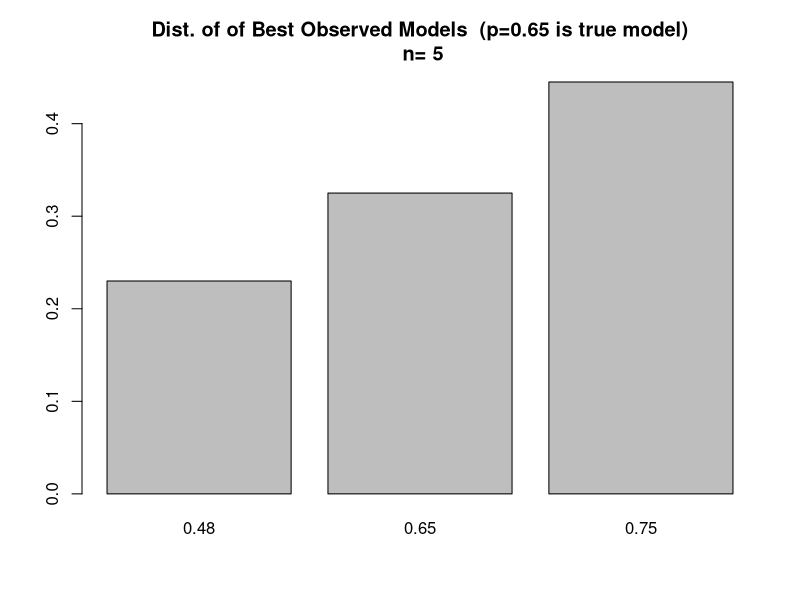
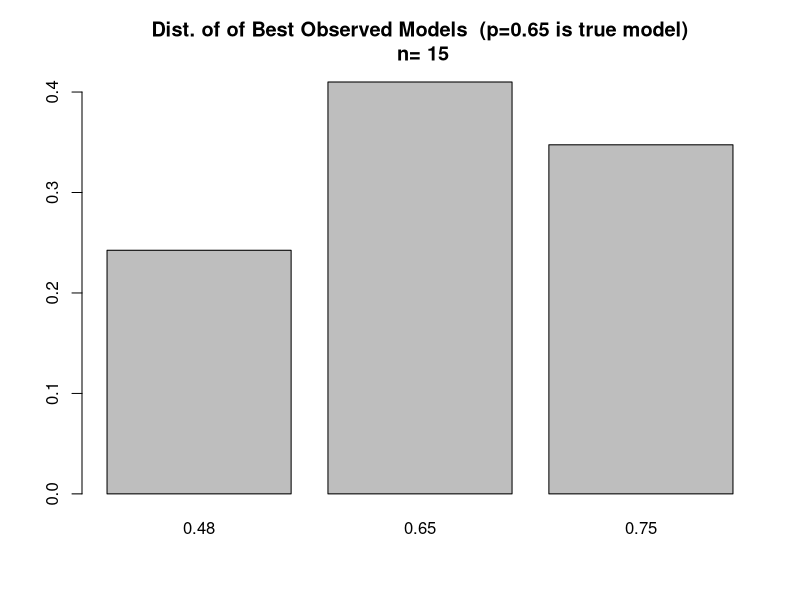
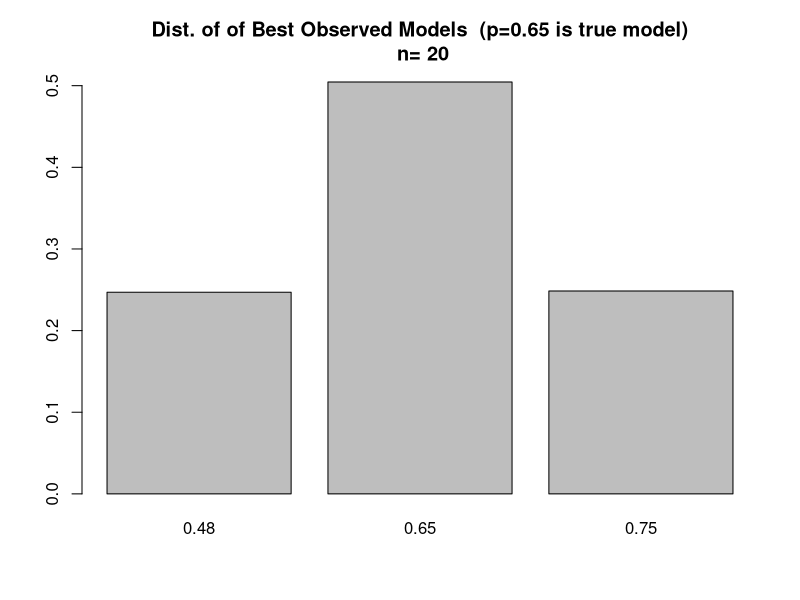
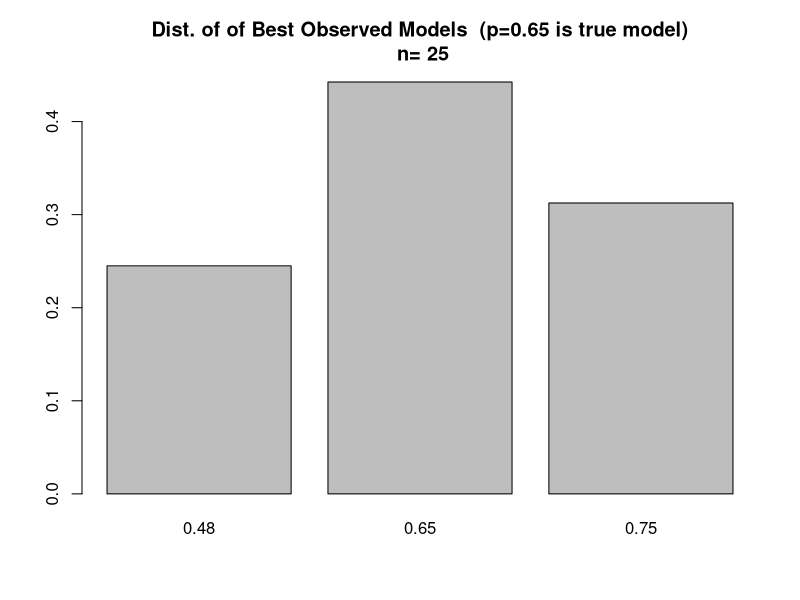
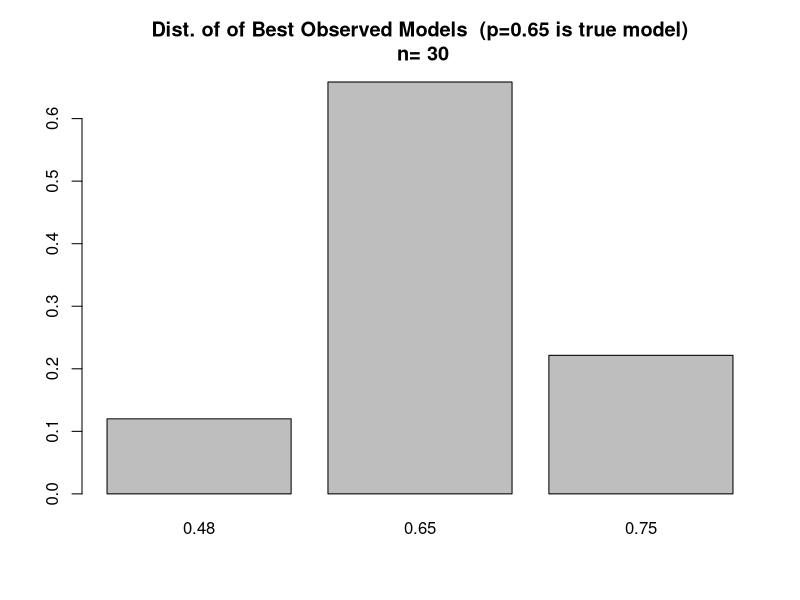
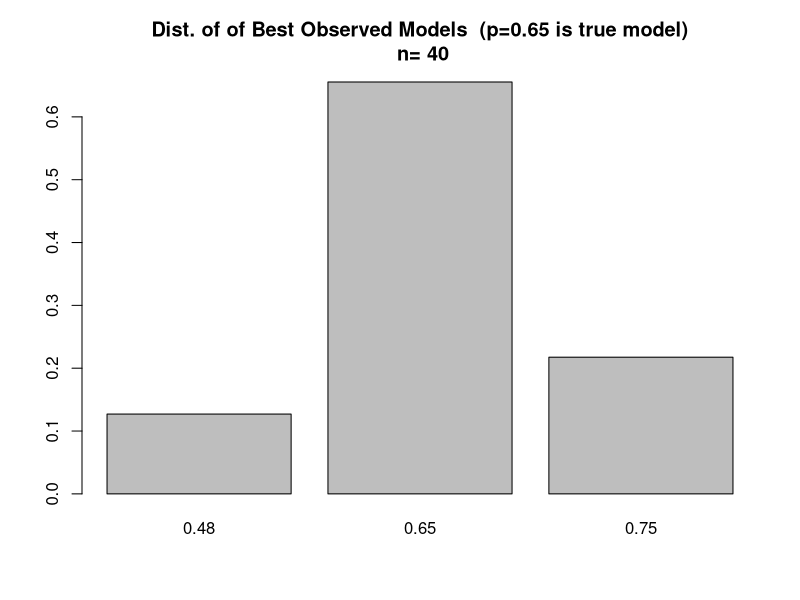
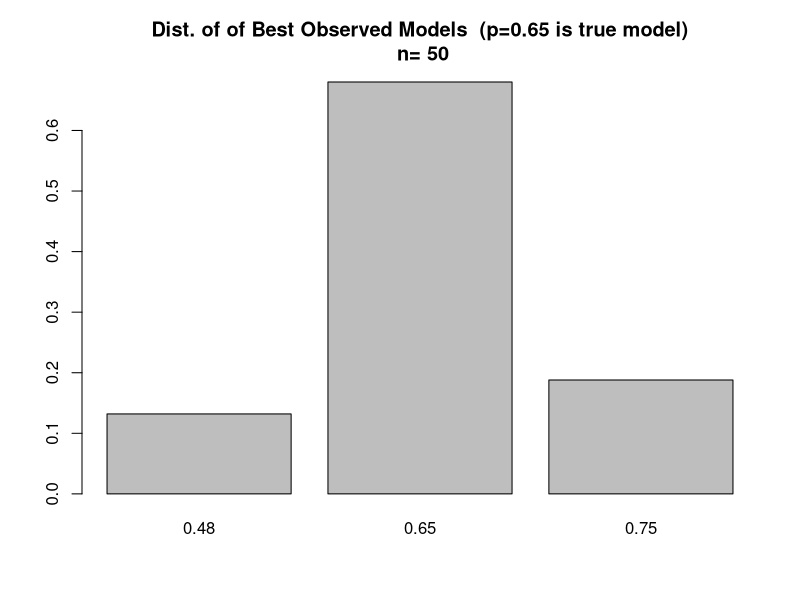
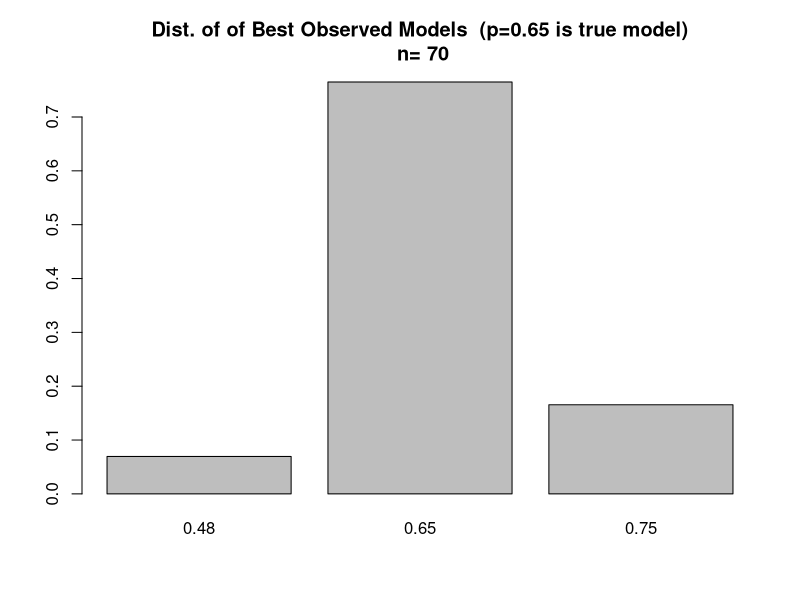

Write R code to recreate these figures, in order. (Note: a time limit stopped this script after it produced the figures.)
#####################################################################
#                       Description
#####################################################################

# This script assesses asymptotic error probabilities for ECIC
# for a model set of three Bernoulli distributions with parameters
# 0.48,0.65, and 0.75
# We simulate 3 scenarios:
# Scenario #1: The true probability distribution is a Bernoulli 
# distribution with p=0.65
# Scenario #2: The true probability distribution is a Bernoulli
# distribution with p=0.68
# The purpose of this simulation study is to hopefully demonstrate that
# both the type 1 error rate (false positive rate) remains less than 
# or equal to a pre-specified value for all selected sample sizes and
# asymptotically approaches zero for both scenario #1 (true model 
# exists in the model set) and scenario #2 (true model does not 
# exist in the model set)
# Note that we will use a simplified version of ECIC since we will
# take the parameters for each model to be fixed and
# thus do not need to undergo MLE estimation and correction as in the
# original algorithm

#####################################################################
#                       Functions
#####################################################################

# compute the log likelihood for a Bernoulli distribution 
LLBern <- function(dat,p)
{
  LL <- log(p)*sum(dat) + log(1-p)*sum(1-dat)
  return(LL)
}

# a general function for computing the DGOF
DGOFGenComp <- function(ICScores)
{
  DGOF <- min(ICScores)-min(ICScores[-which.min(ICScores)])
  return(DGOF)
}

# compute the difference in goodness of fit statistic for the DGOF simulation
# in step 4c of ECIC
DGOFSimComp <- function(ICScores,MbInd)
{
  DGOF <- ICScores[MbInd] - min(ICScores[-MbInd])
  return(DGOF)
}

#####################################################################
#                      Load Packages/Data Generation
#####################################################################

# store parameters for the model set 
M <- c(0.48,0.65,0.75)
# store the cardinality of the model set
MLen <- length(M)
# Create 2 lists of matrices that hold data generated from
# a Bernoulli distribution
# the first list will possess data generated from a Bernoulli distribution
# with p=0.65 and the second with p=0.68
# Each element of each list will correspond to different sample sizes (see ns below)
# store the true parameter for scenario #1 and scenario #2
truePS1 <- 0.65
truePS2 <- 0.68
# set different sample sizes
ns <- c(5,15,20,25,30,40,50,70,150)
# store the cardinality of the sample sizes
nsLen <- length(ns)
# set the number of draws for each sample size
noDraws <- 2000
datList1 <- list()
datList2 <- list()
set.seed(222)
for(i in 1:nsLen)
{
  tempN <- ns[i]
  # simulate for model set 1
  # draw from a Bernoulli dist with current n & p
  tempDraws <- rbinom(n=tempN*noDraws,size=1,prob=truePS1)
  # convert vector of draws into a matrix of multiple draws
  tempDraws <- matrix(data=tempDraws,nrow=tempN,ncol=noDraws)
  # store matrix as the draws that are each of sample size tempN
  datList1[[i]] <- tempDraws
  colnames(datList1[[i]]) <- paste("Draw",1:noDraws,sep="")
  # simulate for model set 2
  # draw from a Bernoulli dist with current n & p
  tempDraws <- rbinom(n=tempN*noDraws,size=1,prob=truePS2)
  # convert vector of draws into a matrix of multiple draws
  tempDraws <- matrix(data=tempDraws,nrow=tempN,ncol=noDraws)
  # store matrix as the draws that are each of sample size tempN 
  datList2[[i]] <- tempDraws
  colnames(datList2[[i]]) <- paste("Draw",1:noDraws,sep="")
}
# set names for datLists
names(datList1) <- paste("True p=0.65,n=",ns,sep="")
names(datList2) <- paste("True p=0.65,n=",ns,sep="")

#####################################################################
#                      Run Study for Scenario 1
#####################################################################

# ECIC step #1
# compute the IC under each model in the model set for each sample size
ICComps <- list()
for(i in 1:nsLen)
{
  # MLenXnoDraws matrix holding the IC value for the 3 models for each draw
  tempMat <- matrix(NA,nrow=MLen,ncol=noDraws)
  for(j in 1:MLen)
  {
    tempICs <- -1*apply(X=datList1[[i]],MARGIN=2,FUN=function(x) LLBern(x,p=M[j]))
    tempMat[j,] <- tempICs
  }
  ICComps[[i]] <- tempMat
  # columns are draws and rows are the IC evaluated under different parameter values
  rownames(ICComps[[i]]) <- paste("IC Under p=",M,sep="")
  colnames(ICComps[[i]]) <- paste("Draw",1:noDraws,sep="")
}
names(ICComps) <- paste("True p=0.65,Draws of n=",ns,sep="")

# ECIC step #2
# apply which.min(x) across each column of each matrix in the ICComps list 
# to determine the observed best models
# list of length nsLen of 3XnoDraws vectors in each element that holds the lowest 
# IC score for each draw of each sample size
MbList <- list()
for(i in 1:nsLen)
{
  MbList[[i]] <- apply(X=ICComps[[i]],MARGIN=2,FUN=function(x) M[which.min(x)])
}
names(MbList) <- paste("Draws of n=",ns,",Mbs",sep="")

# make barplots for the percentage of the time each model was chosen as best for each sample size
for(i in 1:nsLen)
{
  # get the frequencies of models selected as best
  tempTable <- table(MbList[[i]])
  barplot(tempTable/noDraws,main=paste("Dist. of of Best Observed Models  (p=0.65 is true model)\n n=",ns[i]))
}

# list to store the observed best DGOF for each draw of each sample size
obsDGOFs <- list() 
# ECIC step #3
# compute the observed DGOFs
for(i in 1:nsLen)
{
  # compute the observed DGOFs for each draw of each sample size
  obsDGOFs[[i]] <- apply(X=ICComps[[i]],MARGIN=2,FUN=function(x) DGOFGenComp(x))
}
names(obsDGOFs) <- paste("Draws of n=",ns,",Observed DGOFs",sep="")

# sample size for estimating the probability of choosing the observed best model under the assumption an
# alternative model is true
N1 <- 2000
# sample size for simulating the DGOF distribution under the assumption that an alternative model is true
N2 <- 4000
# pre-specified type 1 error rate
alpha <- 0.05

# compute data from simulated models in ECIC step #4 in 
# advance to ease computational burden
# simDat1List holds the datasets to estimate \hat{\pi_i}=P_i(g(F)=M_b)
# simDat2List holds the datasets to estimate the DGOF distributions \Delta f_i
simDat1List <- list()
simDat2List <- list()
# initialize the above lists' elements as lists
for(i in 1:nsLen)
{
  simDat1List[[i]] <- list()
  simDat2List[[i]] <- list()
}

set.seed(19)
# simulate data for each sample size and probability in the model set
for(i in 1:nsLen) # i indexes sample sizes,
{
  tempN <- ns[i]
  for(j in 1:MLen) #  j indexes the assumed true probability
  {
    simDat1List[[i]][[j]] <- rbinom(n=tempN*N1,size=1,prob=M[j])
    simDat1List[[i]][[j]] <- matrix(data=simDat1List[[i]][[j]],nrow=tempN,ncol=N1)
    colnames(simDat1List[[i]][[j]]) <- paste("Draw",1:N1,sep="")
    simDat2List[[i]][[j]] <- rbinom(n=tempN*N2,size=1,prob=M[j])
    simDat2List[[i]][[j]] <- matrix(data=simDat2List[[i]][[j]],nrow=tempN,ncol=N2)
    colnames(simDat2List[[i]][[j]]) <- paste("Draw",1:N2,sep="")
  }
  names(simDat1List[[i]]) <- paste("True p=",M,sep="")
  names(simDat2List[[i]]) <- paste("True p=",M,sep="")
}
names(simDat1List) <- paste("Draws of n=",ns)
names(simDat2List) <- paste("Draws of n=",ns)

# each element in these lists will hold matrices of the -LL's under the 
# probabilities in the model sets for all draws of each sample size and 
# generating probability
ICsSimDat1 <- list()
ICsSimDat2 <- list()
# initialize the above lists' elements as lists 
for(i in 1:nsLen)
{
  ICsSimDat1[[i]] <- list()
  ICsSimDat2[[i]] <- list()
}

for(i in 1:nsLen) # i indexes sample sizes
{
  tempN <- ns[i]
  for(j in 1:MLen) # j indexes the assumed true probability 
  {
    # MLenXN1 matrix to store -LL's 
    tempMat1 <- matrix(NA,nrow=MLen,ncol=N1)
    colnames(tempMat1) <- paste("Draw",1:N1,sep="")
    # MLenXN2 matrix to store -LL's 
    tempMat2 <- matrix(NA,nrow=MLen,ncol=N2)
    colnames(tempMat2) <- paste("Draw",1:N2,sep="")
    tempDraws1 <- simDat1List[[i]][[j]] 
    tempDraws2 <- simDat2List[[i]][[j]] 
    for(k in 1:MLen) # compute -LL's under different parameters in the model set
    {
      tempICs1 <- -1*apply(X=tempDraws1,MARGIN=2,FUN=function(x) LLBern(x,p=M[k]))
      tempICs2 <- -1*apply(X=tempDraws2,MARGIN=2,FUN=function(x) LLBern(x,p=M[k]))
      tempMat1[k,] <- tempICs1
      tempMat2[k,] <- tempICs2
    }
    ICsSimDat1[[i]][[j]] <- tempMat1
    ICsSimDat2[[i]][[j]] <- tempMat2
    rownames(ICsSimDat1[[i]][[j]]) <- paste("-LL Under p=",M,sep="")
    rownames(ICsSimDat2[[i]][[j]]) <- paste("-LL Under p=",M,sep="")
  }
  names(ICsSimDat1[[i]]) <- paste("True p=",M,sep="")
  names(ICsSimDat2[[i]]) <- paste("True p=",M,sep="")
}
names(ICsSimDat1) <- paste("Draws of n=",ns,sep="")
names(ICsSimDat2) <- paste("Draws of n=",ns,sep="")

# determine the models with the minimum IC for each set of draws
minICList <- list()
for(i in 1:nsLen)
{
  minICList[[i]] <- list()
}

for(i in 1:nsLen) # i indexes sample size
{
  for(j in 1:MLen) # j indexes assumed true parameter
  {
    minICList[[i]][[j]] <- apply(ICsSimDat1[[i]][[j]],MARGIN=2,FUN=function(x) M[which.min(x)])
  }
  names(minICList[[i]]) <- paste("True p=",M,sep="")
}
names(minICList) <- paste("Draws of n=",ns,sep="")

# create a list of matrices that hold P_i(g(F)=M_b)
piHatList <- list()
for(i in 1:nsLen) # indexes the sample size
{
  tempMat <- matrix(data=NA,nrow=MLen,ncol=MLen)
  rownames(tempMat) <- paste("true p=",M,sep="")
  colnames(tempMat) <- paste("% of time p=",M," observed best ",sep="")
  for(j in 1:MLen) # indexes the true generating probability
  {
    for(k in 1:MLen) # indexes the times that the kth prob is selected as best
    {
      tempMat[j,k] <- sum(minICList[[i]][[j]]==M[k])/N1
    }
  }
  piHatList[[i]] <- tempMat
}
names(piHatList) <- paste("Draws of n=",ns,sep="")

# list to store the quantiles from alpha/P(Mb=M)
tauHatList <- list()
for(i in 1:nsLen)
{
  tauHatList[[i]] <- list()
}

for(i in 1:nsLen)
{
  tempMat <- piHatList[[i]]
  tempMat <- alpha/tempMat
  # if alpha/pi_hat >1, adjust the value down to 1
  tempMat[tempMat>1] <- 1
  colnames(tempMat) <- paste("tauth percentile using (p=",M," observed best) ",sep="")
  tauHatList[[i]] <- tempMat
}
names(tauHatList) <- paste("Draws of n=",ns,sep="")

# compute the DGOF distributions as in step 4c) of ECIC
DGOFList <- list()
for(i in 1:nsLen)
{
  DGOFList[[i]] <- list()
}

for(i in 1:nsLen) # index the sample size
{
  for(j in 1:MLen) # index the true generating probability 
  {
    tempDat <- ICsSimDat2[[i]][[j]]
    # matrix to store the DGOF distributions under the assumption that model k is
    # the observed best index
    tempMat <- matrix(NA,nrow=MLen,ncol=N2)
    colnames(tempMat) <- paste("Draw",1:N2,sep="")
    for(k in 1:MLen) #index the model assumed to be best
    {
      tempDGOFs <- apply(tempDat,MARGIN=2,FUN=function(x) DGOFSimComp(x,MbInd=k))
      tempMat[k,] <- tempDGOFs # store row as DGOF distribution
    }
    DGOFList[[i]][[j]] <- tempMat
    rownames(DGOFList[[i]][[j]]) <- paste("DGOFs,M_b=",M,sep="")
  }
  names(DGOFList[[i]]) <- paste("True p=",M,sep="")
}
names(DGOFList) <- paste("Draws of n=",ns,sep="")

# ECIC steps #4 and #5
# go through each of the alternative models, assume they are true, and compute quantiles
# i indexes sample size, j indexes models in the alternative set, and k indexes models in the full set
# list to store accept or reject decisions by sample size
aorRList <- list()
# list to store the decision thresholds
thresholds <- list()

for(i in 1:nsLen) # index sample size
{
  tempAorRVec <- rep(NA,noDraws)
  tempMatrix <- matrix(NA,nrow=noDraws,ncol=MLen-1) 
  for(j in 1:noDraws) #go through each draw for each sample size and perform ECIC
  {
    # identify the observed best model
    tempMbInd <- which(M==MbList[[i]][j])
    # identify the observed DGOF
    tempObsDGOF <- obsDGOFs[[i]][j]
    # identify the alternative models
    altModels <- M[-tempMbInd]
    tempDGOFQuantiles <- rep(NA,MLen-1)
    for(k in 1:(MLen-1)) # assume k is index for the true model
    {
      # now just retrieve the quantile and DGOF distribution
      # to compare it to the observed DGOF
      curAltModel <- altModels[k]
      curAltModelInd <- which(M==curAltModel)
      tempTau <- tauHatList[[i]][curAltModelInd,tempMbInd]
      tempDGOFs <- DGOFList[[i]][[curAltModelInd]][tempMbInd,]
      tempDGOFQuantiles[k] <- quantile(tempDGOFs,probs=tempTau)
    }
    tempMatrix[j,] <- tempDGOFQuantiles
    # take the alternative model quantile estimates
    tempFinQuantile <- min(tempDGOFQuantiles)
    # store 1 if observed model is chosen as best and 0 otherwise
    tempAorRVec[j] <- ifelse(test=tempObsDGOF<tempFinQuantile,yes=1,no=0)
  }
  thresholds[[i]] <- tempMatrix
  aorRList[[i]] <- tempAorRVec
  print(i)
}

# assess observed best model with ECIC choice
assessList <- list()
for(i in 1:nsLen)
{
  assessList[[i]] <- rbind(MbList[[i]],aorRList[[i]])
}

# plot the percentage of the time no decision is made by sample size
fracNoDec <- sapply(aorRList,FUN=function(x) sum(x==0)/length(x))
plot(x=ns,y=fracNoDec,main="Percentage of Time No Decision is Made by Sample Size",
     xlab="Sample Size",ylab="% of Time No Decision Made",pch=16)

# Look at percentage of times the true model was observed as best but no decision was made
# subset assessList to only contain observations where with no decision i.e. 0
noDecAssessList <- lapply(assessList,FUN=function(x) x[,x[2,]==0])
rightObsUndec <- sapply(noDecAssessList,FUN=function(x) sum(x[1,]==truePS1)/noDraws)
# note that once a decision is always made (which occurs asymptotically)
# there will not be a point corresponding to the sample size on this following plot
plot(x=ns,y=rightObsUndec,main="Percentage of Time True Model Observed When No Decision Made",
     xlab="Sample Size",ylab="% of Time No Decision Made",pch=16)
# take a look at type 1 error rate
# subset assess list by only when a decision was made i.e. second row = 1
decAssessList <- lapply(assessList,FUN=function(x) x[,x[2,]==1])
# compute type 1 error rate
t1ErrorRates <- sapply(decAssessList,FUN=function(x) sum(x[1,]!=truePS1)/noDraws)
plot(x=ns,y=t1ErrorRates,main="Type 1 Error Rates by Sample Size",
     xlab="Sample Size",ylab="% of Time No Decision Made",pch=16)

# Due to the discreteness of the DGOF distribution, we cannot precisely control the 
# error rates. Let's see what happens when we use the use the next smallest value
# as the quantile for a more conservative estimate
aorRList <- list()
# list to store the decision thresholds
thresholds <- list()

for(i in 1:nsLen) # index sample size
{
  tempAorRVec <- rep(NA,noDraws)
  tempMatrix <- matrix(NA,nrow=noDraws,ncol=MLen-1) 
  for(j in 1:noDraws) #go through each draw for each sample size and perform ECIC
  {
    # identify the observed best model
    tempMbInd <- which(M==MbList[[i]][j])
    # identify the observed DGOF
    tempObsDGOF <- obsDGOFs[[i]][j]
    # identify the alternative models
    altModels <- M[-tempMbInd]
    tempDGOFQuantiles <- rep(NA,MLen-1)
    for(k in 1:(MLen-1)) # assume k is index for the true model
    {
      # now just retrieve the quantile and DGOF distribution
      # to compare it to the observed DGOF
      curAltModel <- altModels[k]
      curAltModelInd <- which(M==curAltModel)
      tempTau <- tauHatList[[i]][curAltModelInd,tempMbInd]
      tempDGOFs <- DGOFList[[i]][[curAltModelInd]][tempMbInd,]
      uniqueDGOFs <- sort(unique(tempDGOFs))
      tempQuant <- quantile(tempDGOFs,probs=tempTau)
      tempQuantInd <- which(uniqueDGOFs==tempQuant)
      # adjust quantile to next smallest value if there exists one
      if(tempQuantInd>1)
        tempQuant <- uniqueDGOFs[tempQuantInd-1]
      tempDGOFQuantiles[k] <- tempQuant
    }
    tempMatrix[j,] <- tempDGOFQuantiles
    # take the alternative model quantile estimates
    tempFinQuantile <- min(tempDGOFQuantiles)
    # store 1 if observed model is chosen as best and 0 otherwise
    tempAorRVec[j] <- ifelse(test=tempObsDGOF<tempFinQuantile,yes=1,no=0)
  }
  thresholds[[i]] <- tempMatrix
  aorRList[[i]] <- tempAorRVec
  print(i)
}

# assess observed best model with ECIC choice
assessList <- list()
for(i in 1:nsLen)
{
  assessList[[i]] <- rbind(MbList[[i]],aorRList[[i]])
}
# take a look at type 1 error rate
# subset assess list by only when a decision was made i.e. second row = 1
decAssessList <- lapply(assessList,FUN=function(x) x[,x[2,]==1])
# compute type 1 error rate
t1ErrorRates <- sapply(decAssessList,FUN=function(x) sum(x[1,]!=truePS1)/noDraws)
plot(x=ns,y=t1ErrorRates,main="Type 1 Error Rates by Sample Size",
     xlab="Sample Size",ylab="% of Time No Decision Made",pch=16)

#####################################################################
#                      Run Study for Scenario 2
#####################################################################

# ECIC step #1
# compute the IC under each model in the model set for each sample size
ICComps <- list()
for(i in 1:nsLen)
{
  # MLenXnoDraws matrix holding the IC value for the 3 models for each draw
  tempMat <- matrix(NA,nrow=MLen,ncol=noDraws)
  for(j in 1:MLen)
  {
    tempICs <- -1*apply(X=datList2[[i]],MARGIN=2,FUN=function(x) LLBern(x,p=M[j]))
    tempMat[j,] <- tempICs
  }
  ICComps[[i]] <- tempMat
  # columns are draws and rows are the IC evaluated under different parameter values
  rownames(ICComps[[i]]) <- paste("IC Under p=",M,sep="")
  colnames(ICComps[[i]]) <- paste("Draw",1:noDraws,sep="")
}
names(ICComps) <- paste("True p=0.65,Draws of n=",ns,sep="")

# ECIC step #2
# apply which.min(x) across each column of each matrix in the ICComps list 
# to determine the observed best models
# list of length nsLen of 3XnoDraws vectors in each element that holds the lowest 
# IC score for each draw of each sample size
MbList <- list()
for(i in 1:nsLen)
{
  MbList[[i]] <- apply(X=ICComps[[i]],MARGIN=2,FUN=function(x) M[which.min(x)])
}
names(MbList) <- paste("Draws of n=",ns,",Mbs",sep="")

# make barplots for the percentage of the time each model was chosen as best for each sample size
for(i in 1:nsLen)
{
  # get the frequencies of models selected as best
  tempTable <- table(MbList[[i]])
  barplot(tempTable/noDraws,main=paste("Dist. of of Best Observed Models  (p=0.65 is true model)\n n=",ns[i]))
}

# list to store the observed best DGOF for each draw of each sample size
obsDGOFs <- list() 
# ECIC step #3
# compute the observed DGOFs
for(i in 1:nsLen)
{
  # compute the observed DGOFs for each draw of each sample size
  obsDGOFs[[i]] <- apply(X=ICComps[[i]],MARGIN=2,FUN=function(x) DGOFGenComp(x))
}
names(obsDGOFs) <- paste("Draws of n=",ns,",Observed DGOFs",sep="")

# sample size for estimating the probability of choosing the observed best model under the assumption an
# alternative model is true
N1 <- 2000
# sample size for simulating the DGOF distribution under the assumption that an alternative model is true
N2 <- 4000
# pre-specified type 1 error rate
alpha <- 0.05

# compute data from simulated models in ECIC step #4 in 
# advance to ease computational burden
# simDat1List holds the datasets to estimate \hat{\pi_i}=P_i(g(F)=M_b)
# simDat2List holds the datasets to estimate the DGOF distributions \Delta f_i
simDat1List <- list()
simDat2List <- list()
# initialize the above lists' elements as lists
for(i in 1:nsLen)
{
  simDat1List[[i]] <- list()
  simDat2List[[i]] <- list()
}

set.seed(19)
# simulate data for each sample size and probability in the model set
for(i in 1:nsLen) # i indexes sample sizes,
{
  tempN <- ns[i]
  for(j in 1:MLen) #  j indexes the assumed true probability
  {
    simDat1List[[i]][[j]] <- rbinom(n=tempN*N1,size=1,prob=M[j])
    simDat1List[[i]][[j]] <- matrix(data=simDat1List[[i]][[j]],nrow=tempN,ncol=N1)
    colnames(simDat1List[[i]][[j]]) <- paste("Draw",1:N1,sep="")
    simDat2List[[i]][[j]] <- rbinom(n=tempN*N2,size=1,prob=M[j])
    simDat2List[[i]][[j]] <- matrix(data=simDat2List[[i]][[j]],nrow=tempN,ncol=N2)
    colnames(simDat2List[[i]][[j]]) <- paste("Draw",1:N2,sep="")
  }
  names(simDat1List[[i]]) <- names(simDat2List[[i]]) <- paste("True p=",M,sep="")
}
names(simDat1List) <- paste("Draws of n=",ns)
names(simDat2List) <- paste("Draws of n=",ns)

# each element in these lists will hold matrices of the -LL's under the 
# probabilities in the model sets for all draws of each sample size and 
# generating probability
ICsSimDat1 <- list()
ICsSimDat2 <- list()
# initialize the above lists' elements as lists 
for(i in 1:nsLen)
{
  ICsSimDat1[[i]] <- list()
  ICsSimDat2[[i]] <- list()
}

for(i in 1:nsLen) # i indexes sample sizes
{
  tempN <- ns[i]
  for(j in 1:MLen) # j indexes the assumed true probability 
  {
    # MLenXN1 matrix to store -LL's 
    tempMat1 <- matrix(NA,nrow=MLen,ncol=N1)
    colnames(tempMat1) <- paste("Draw",1:N1,sep="")
    # MLenXN2 matrix to store -LL's 
    tempMat2 <- matrix(NA,nrow=MLen,ncol=N2)
    colnames(tempMat2) <- paste("Draw",1:N2,sep="")
    tempDraws1 <- simDat1List[[i]][[j]] 
    tempDraws2 <- simDat2List[[i]][[j]] 
    for(k in 1:MLen) # compute -LL's under different parameters in the model set
    {
      tempICs1 <- -1*apply(X=tempDraws1,MARGIN=2,FUN=function(x) LLBern(x,p=M[k]))
      tempICs2 <- -1*apply(X=tempDraws2,MARGIN=2,FUN=function(x) LLBern(x,p=M[k]))
      tempMat1[k,] <- tempICs1
      tempMat2[k,] <- tempICs2
    }
    ICsSimDat1[[i]][[j]] <- tempMat1
    ICsSimDat2[[i]][[j]] <- tempMat2
    rownames(ICsSimDat1[[i]][[j]]) <- paste("-LL Under p=",M,sep="")
    rownames(ICsSimDat2[[i]][[j]]) <- paste("-LL Under p=",M,sep="")
  }
  names(ICsSimDat1[[i]]) <- paste("True p=",M,sep="")
  names(ICsSimDat2[[i]]) <- paste("True p=",M,sep="")
}
names(ICsSimDat1) <- paste("Draws of n=",ns,sep="")
names(ICsSimDat2) <- paste("Draws of n=",ns,sep="")

# determine the models with the minimum IC for each set of draws
minICList <- list()
for(i in 1:nsLen)
{
  minICList[[i]] <- list()
}

for(i in 1:nsLen) # i indexes sample size
{
  for(j in 1:MLen) # j indexes assumed true parameter
  {
    minICList[[i]][[j]] <- apply(ICsSimDat1[[i]][[j]],MARGIN=2,FUN=function(x) M[which.min(x)])
  }
  names(minICList[[i]]) <- paste("True p=",M,sep="")
}
names(minICList) <- paste("Draws of n=",ns,sep="")

# create a list of matrices that hold P_i(g(F)=M_b)
piHatList <- list()
for(i in 1:nsLen) # indexes the sample size
{
  tempMat <- matrix(data=NA,nrow=MLen,ncol=MLen)
  rownames(tempMat) <- paste("true p=",M,sep="")
  colnames(tempMat) <- paste("% of time p=",M," observed best ",sep="")
  for(j in 1:MLen) # indexes the true generating probability
  {
    for(k in 1:MLen) # indexes the times that the kth prob is selected as best
    {
      tempMat[j,k] <- sum(minICList[[i]][[j]]==M[k])/N1
    }
  }
  piHatList[[i]] <- tempMat
}
names(piHatList) <- paste("Draws of n=",ns,sep="")

# list to store the quantiles from alpha/P(Mb=M)
tauHatList <- list()
for(i in 1:nsLen)
{
  tauHatList[[i]] <- list()
}

for(i in 1:nsLen)
{
  tempMat <- piHatList[[i]]
  tempMat <- alpha/tempMat
  # if alpha/pi_hat >1, adjust the value down to 1
  tempMat[tempMat>1] <- 1
  colnames(tempMat) <- paste("tauth percentile using (p=",M," observed best) ",sep="")
  tauHatList[[i]] <- tempMat
}
names(tauHatList) <- paste("Draws of n=",ns,sep="")

# compute the DGOF distributions as in step 4c) of ECIC
DGOFList <- list()
for(i in 1:nsLen)
{
  DGOFList[[i]] <- list()
}

for(i in 1:nsLen) # index the sample size
{
  for(j in 1:MLen) # index the true generating probability 
  {
    tempDat <- ICsSimDat2[[i]][[j]]
    # matrix to store the DGOF distributions under the assumption that model k is
    # the observed best index
    tempMat <- matrix(NA,nrow=MLen,ncol=N2)
    colnames(tempMat) <- paste("Draw",1:N2,sep="")
    for(k in 1:MLen) #index the model assumed to be best
    {
      tempDGOFs <- apply(tempDat,MARGIN=2,FUN=function(x) DGOFSimComp(x,MbInd=k))
      tempMat[k,] <- tempDGOFs # store row as DGOF distribution
    }
    DGOFList[[i]][[j]] <- tempMat
    rownames(DGOFList[[i]][[j]]) <- paste("DGOFs,M_b=",M,sep="")
  }
  names(DGOFList[[i]]) <- paste("True p=",M,sep="")
}
names(DGOFList) <- paste("Draws of n=",ns,sep="")

# ECIC steps #4 and #5
# go through each of the alternative models, assume they are true, and compute quantiles
# i indexes sample size, j indexes models in the alternative set, and k indexes models in the full set
# list to store accept or reject decisions by sample size
aorRList <- list()
# list to store the decision thresholds
thresholds <- list()

for(i in 1:nsLen) # index sample size
{
  tempAorRVec <- rep(NA,noDraws)
  tempMatrix <- matrix(NA,nrow=noDraws,ncol=MLen-1) 
  for(j in 1:noDraws) #go through each draw for each sample size and perform ECIC
  {
    # identify the observed best model
    tempMbInd <- which(M==MbList[[i]][j])
    # identify the observed DGOF
    tempObsDGOF <- obsDGOFs[[i]][j]
    # identify the alternative models
    altModels <- M[-tempMbInd]
    tempDGOFQuantiles <- rep(NA,MLen-1)
    for(k in 1:(MLen-1)) # assume k is index for the true model
    {
      # now just retrieve the quantile and DGOF distribution
      # to compare it to the observed DGOF
      curAltModel <- altModels[k]
      curAltModelInd <- which(M==curAltModel)
      tempTau <- tauHatList[[i]][curAltModelInd,tempMbInd]
      tempDGOFs <- DGOFList[[i]][[curAltModelInd]][tempMbInd,]
      tempDGOFQuantiles[k] <- quantile(tempDGOFs,probs=tempTau)
    }
    tempMatrix[j,] <- tempDGOFQuantiles
    # take the alternative model quantile estimates
    tempFinQuantile <- min(tempDGOFQuantiles)
    # store 1 if observed model is chosen as best and 0 otherwise
    tempAorRVec[j] <- ifelse(test=tempObsDGOF<tempFinQuantile,yes=1,no=0)
  }
  thresholds[[i]] <- tempMatrix
  aorRList[[i]] <- tempAorRVec
  print(i)
}

# assess observed best model with ECIC choice
assessList <- list()
for(i in 1:nsLen)
{
  assessList[[i]] <- rbind(MbList[[i]],aorRList[[i]])
}

# plot the percentage of the time no decision is made by sample size
fracNoDec <- sapply(aorRList,FUN=function(x) sum(x==0)/noDraws)
plot(x=ns,y=fracNoDec,main="Percentage of Time No Decision is Made by Sample Size",
     xlab="Sample Size",ylab="% of Time No Decision Made",pch=16)

# Look at percentage of times the true model was observed as best but no decision was made
# subset assessList to only contain observations where with no decision i.e. 0
noDecAssessList <- lapply(assessList,FUN=function(x) x[,x[2,]==0])
rightObsUndec <- sapply(noDecAssessList,FUN=function(x) sum(x[1,]==truePS1)/noDraws)
# note that once a decision is always made (which occurs asymptotically)
# there will not be a point corresponding to the sample size on this following plot
plot(x=ns,y=rightObsUndec,main="Percentage of Time True Model Observed When No Decision Made",
     xlab="Sample Size",ylab="% of Time No Decision Made",pch=16)
# take a look at type 1 error rate
# subset assess list by only when a decision was made i.e. second row = 1
decAssessList <- lapply(assessList,FUN=function(x) x[,x[2,]==1])
# compute type 1 error rate
t1ErrorRates <- sapply(decAssessList,FUN=function(x) sum(x[1,]!=truePS1)/noDraws)
plot(x=ns,y=t1ErrorRates,main="Type 1 Error Rates by Sample Size",
     xlab="Sample Size",ylab="% of Time No Decision Made",pch=16)
